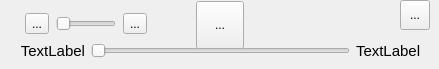
<?xml version="1.0" encoding="UTF-8"?>
<ui version="4.0">
 <class>OCPlayControl</class>
 <widget class="QWidget" name="OCPlayControl">
  <property name="geometry">
   <rect>
    <x>0</x>
    <y>0</y>
    <width>439</width>
    <height>69</height>
   </rect>
  </property>
  <property name="sizePolicy">
   <sizepolicy hsizetype="Preferred" vsizetype="Preferred">
    <horstretch>0</horstretch>
    <verstretch>0</verstretch>
   </sizepolicy>
  </property>
  <property name="minimumSize">
   <size>
    <width>150</width>
    <height>0</height>
   </size>
  </property>
  <property name="windowTitle">
   <string>Form</string>
  </property>
  <layout class="QGridLayout" name="gridLayout">
   <property name="margin">
    <number>0</number>
   </property>
   <property name="spacing">
    <number>0</number>
   </property>
   <item row="0" column="0">
    <widget class="QFrame" name="frameOuter">
     <property name="sizePolicy">
      <sizepolicy hsizetype="Expanding" vsizetype="Expanding">
       <horstretch>0</horstretch>
       <verstretch>0</verstretch>
      </sizepolicy>
     </property>
     <property name="frameShape">
      <enum>QFrame::NoFrame</enum>
     </property>
     <property name="frameShadow">
      <enum>QFrame::Raised</enum>
     </property>
     <layout class="QGridLayout" name="gridLayout_3">
      <property name="margin">
       <number>0</number>
      </property>
      <property name="spacing">
       <number>0</number>
      </property>
      <item row="0" column="0">
       <widget class="QFrame" name="frameInner">
        <property name="sizePolicy">
         <sizepolicy hsizetype="Expanding" vsizetype="Preferred">
          <horstretch>0</horstretch>
          <verstretch>0</verstretch>
         </sizepolicy>
        </property>
        <property name="frameShape">
         <enum>QFrame::NoFrame</enum>
        </property>
        <property name="frameShadow">
         <enum>QFrame::Raised</enum>
        </property>
        <widget class="QWidget" name="horizontalLayoutWidget">
         <property name="geometry">
          <rect>
           <x>20</x>
           <y>3</y>
           <width>135</width>
           <height>41</height>
          </rect>
         </property>
         <layout class="QHBoxLayout" name="volumeLayout">
          <property name="spacing">
           <number>2</number>
          </property>
          <item>
           <widget class="QToolButton" name="VolumeDown">
            <property name="cursor">
             <cursorShape>PointingHandCursor</cursorShape>
            </property>
            <property name="text">
             <string>...</string>
            </property>
            <property name="icon">
             <iconset resource="ObjectComposerXML.qrc">
              <normaloff>:/mini/mini/volume_down.png</normaloff>:/mini/mini/volume_down.png</iconset>
            </property>
            <property name="transparent" stdset="0">
             <bool>true</bool>
            </property>
           </widget>
          </item>
          <item>
           <widget class="QSlider" name="volumeSlider">
            <property name="sizePolicy">
             <sizepolicy hsizetype="Fixed" vsizetype="Preferred">
              <horstretch>0</horstretch>
              <verstretch>0</verstretch>
             </sizepolicy>
            </property>
            <property name="minimumSize">
             <size>
              <width>60</width>
              <height>0</height>
             </size>
            </property>
            <property name="maximumSize">
             <size>
              <width>60</width>
              <height>16777215</height>
             </size>
            </property>
            <property name="orientation">
             <enum>Qt::Horizontal</enum>
            </property>
           </widget>
          </item>
          <item>
           <widget class="QToolButton" name="VolumeUp">
            <property name="cursor">
             <cursorShape>PointingHandCursor</cursorShape>
            </property>
            <property name="text">
             <string>...</string>
            </property>
            <property name="icon">
             <iconset resource="ObjectComposerXML.qrc">
              <normaloff>:/mini/mini/volume_up.png</normaloff>:/mini/mini/volume_up.png</iconset>
            </property>
            <property name="transparent" stdset="0">
             <bool>true</bool>
            </property>
           </widget>
          </item>
         </layout>
        </widget>
        <widget class="QWidget" name="horizontalLayoutWidget_2">
         <property name="geometry">
          <rect>
           <x>20</x>
           <y>30</y>
           <width>401</width>
           <height>41</height>
          </rect>
         </property>
         <layout class="QHBoxLayout" name="seekLayout">
          <item>
           <widget class="EffectLabel" name="labelLeft">
            <property name="sizePolicy">
             <sizepolicy hsizetype="Fixed" vsizetype="Preferred">
              <horstretch>0</horstretch>
              <verstretch>0</verstretch>
             </sizepolicy>
            </property>
            <property name="font">
             <font>
              <pointsize>11</pointsize>
             </font>
            </property>
            <property name="text">
             <string>TextLabel</string>
            </property>
            <property name="alignment">
             <set>Qt::AlignRight|Qt::AlignTrailing|Qt::AlignVCenter</set>
            </property>
           </widget>
          </item>
          <item>
           <widget class="QSlider" name="seekSlider">
            <property name="orientation">
             <enum>Qt::Horizontal</enum>
            </property>
           </widget>
          </item>
          <item>
           <widget class="EffectLabel" name="labelRight">
            <property name="sizePolicy">
             <sizepolicy hsizetype="Fixed" vsizetype="Preferred">
              <horstretch>0</horstretch>
              <verstretch>0</verstretch>
             </sizepolicy>
            </property>
            <property name="font">
             <font>
              <pointsize>11</pointsize>
             </font>
            </property>
            <property name="text">
             <string>TextLabel</string>
            </property>
           </widget>
          </item>
         </layout>
        </widget>
        <widget class="QWidget" name="horizontalLayoutWidget_3">
         <property name="geometry">
          <rect>
           <x>140</x>
           <y>0</y>
           <width>161</width>
           <height>50</height>
          </rect>
         </property>
         <layout class="QHBoxLayout" name="horizontalLayout_3">
          <property name="topMargin">
           <number>0</number>
          </property>
          <property name="rightMargin">
           <number>0</number>
          </property>
          <item>
           <widget class="QToolButton" name="PlayButton">
            <property name="minimumSize">
             <size>
              <width>48</width>
              <height>48</height>
             </size>
            </property>
            <property name="maximumSize">
             <size>
              <width>48</width>
              <height>48</height>
             </size>
            </property>
            <property name="cursor">
             <cursorShape>PointingHandCursor</cursorShape>
            </property>
            <property name="toolTip">
             <string>Play</string>
            </property>
            <property name="text">
             <string>...</string>
            </property>
            <property name="icon">
             <iconset resource="ObjectComposerXML.qrc">
              <normaloff>:/24/24/play.png</normaloff>:/24/24/play.png</iconset>
            </property>
            <property name="iconSize">
             <size>
              <width>48</width>
              <height>48</height>
             </size>
            </property>
            <property name="transparent" stdset="0">
             <bool>true</bool>
            </property>
           </widget>
          </item>
         </layout>
        </widget>
        <widget class="QToolButton" name="closeButton">
         <property name="geometry">
          <rect>
           <x>400</x>
           <y>0</y>
           <width>30</width>
           <height>30</height>
          </rect>
         </property>
         <property name="minimumSize">
          <size>
           <width>30</width>
           <height>30</height>
          </size>
         </property>
         <property name="maximumSize">
          <size>
           <width>30</width>
           <height>30</height>
          </size>
         </property>
         <property name="cursor">
          <cursorShape>PointingHandCursor</cursorShape>
         </property>
         <property name="text">
          <string>...</string>
         </property>
         <property name="icon">
          <iconset resource="ObjectComposerXML.qrc">
           <normaloff>:/mini/mini/round_delete-white.png</normaloff>:/mini/mini/round_delete-white.png</iconset>
         </property>
         <property name="iconSize">
          <size>
           <width>24</width>
           <height>24</height>
          </size>
         </property>
         <property name="transparent" stdset="0">
          <bool>true</bool>
         </property>
        </widget>
       </widget>
      </item>
     </layout>
    </widget>
   </item>
  </layout>
 </widget>
 <customwidgets>
  <customwidget>
   <class>EffectLabel</class>
   <extends>QLabel</extends>
   <header>effectlabel.h</header>
  </customwidget>
 </customwidgets>
 <resources>
  <include location="ObjectComposerXML.qrc"/>
 </resources>
 <connections/>
</ui>
